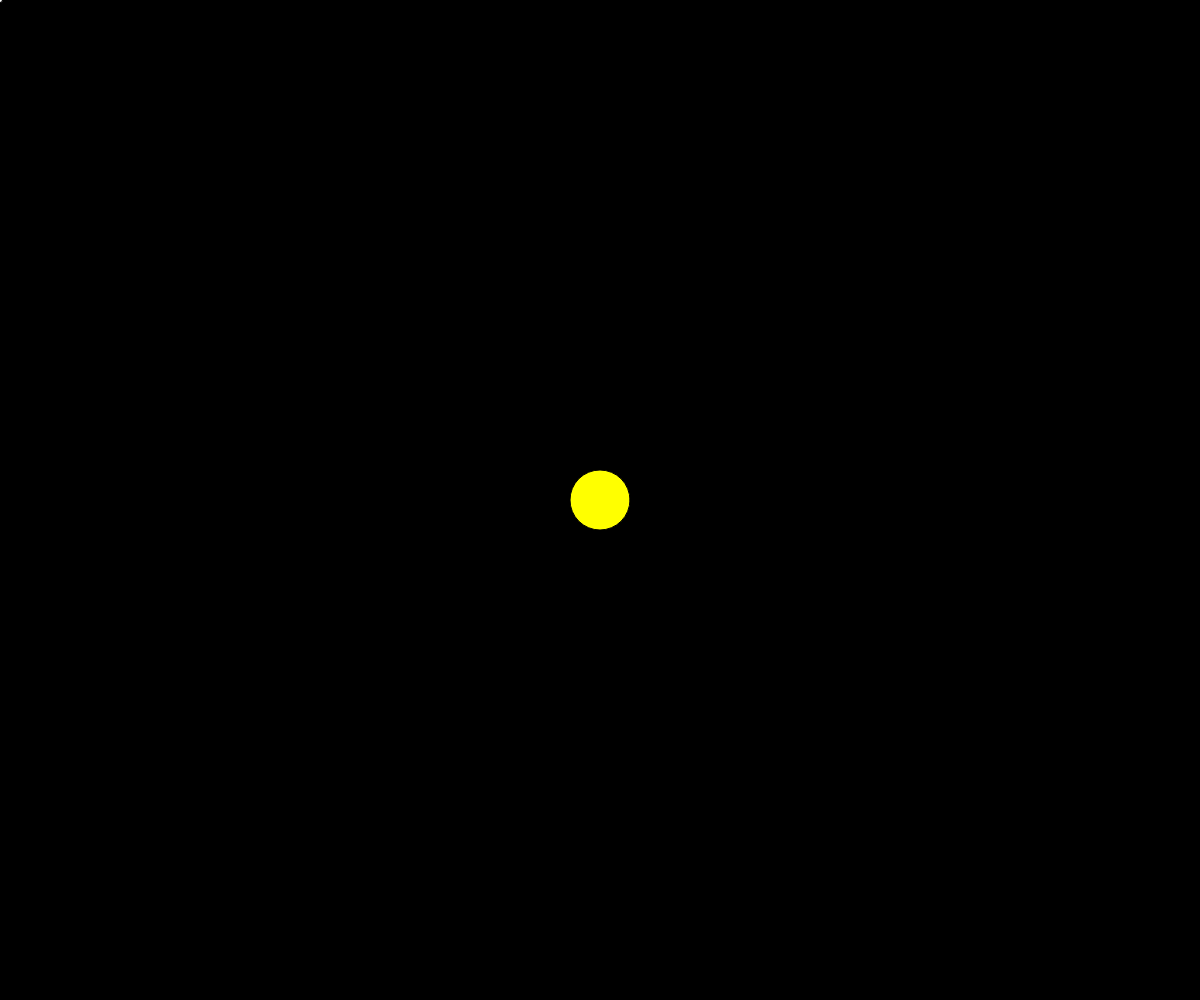
Frame 1 (no input)
Frame 60 (no input): identical to frame 1, image omitted
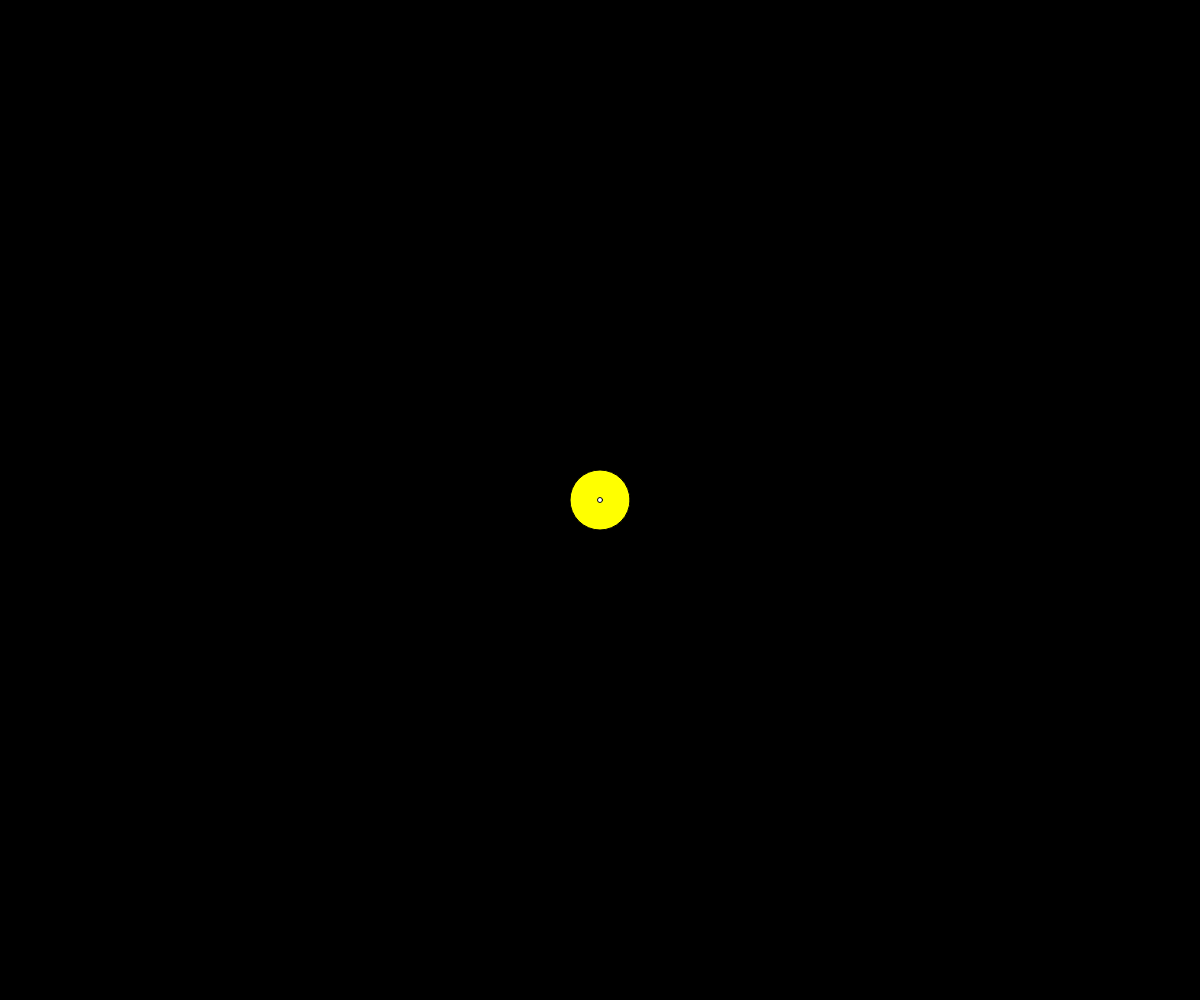
Frame 120 (the mouse pressed at the canvas centre since frame 60)

The p5.js sketch that drew these frames (run headless with seeded random() and noise() and a simulated clock; from frame 60 on, the mouse is pressed at the canvas centre):

// p5.js sketch
// ── sketch.js
/*
Author: Project Somedays
Date: 2023-12-28

WCCChallenge Gravity: Entry 2

I wanted to visualise loads of possible trajectories for a body given a starting position and a velocity
Inspired by The Expanse
And Gravity Sims which are fun
*/

const predictSteps = 100;
const velStep = 0.5;
const velMax = 5;
const traceSize = 5;
let c;
let m;
let velocities = [];


function setup() {
  createCanvas(windowWidth, windowHeight);
  m = createVector(mouseX, mouseY);
  c = createVector(width/2, height/2);
  velocities = [];
  for(let i = 0; i < velMax; i += velStep){
    velocities.push(createVector(i,0));
  }
}

function draw() {
  background(0);
  m.set(mouseX, mouseY);
  
  fill(255, 255, 0);
  circle(c.x, c.y, width/20);

  fill(255);
  circle(m.x, m.y, 5);
}

class Body{
  constructor(x,y){
    this.p = createVector(x,y);
    this.traces = [];
  }

  applyForce(f){
    this.a.add(f);
  }

  update(){
    for(let i = 0; i < velocities.length; i++){
      let trace = [];
      let p = createVector(this.p.x, this.p.y); // copies of the start
      let v = createVector(velocities[i].x, velocities[i].y);
      for(let j = 0; j < predictSteps; j++){
        
      }
    }
    this.traces.push(trace);

  }

  show(){
    for(let trace of this.traces){
      for(let p of trace){
        circle(p.x, p.y, traceSize)
      }
    }

  }
}

// ── predictor.js
class Predictor{
    constructor(x,y){
      this.p = createVector(x,y);
      this.traces = [];
    }
  
    applyForce(f){
      this.a.add(f);
    }
  
    update(){
      for(let i = 0; i < colours.length; i++){
        let trace = [];
        let p = createVector(this.p.x, this.p.y); // copies of the start
        let v = createVector(velocities[i].x, velocities[i].y);
        for(let j = 0; j < predictSteps; j++){
            let a = createVector(0,0);
            let isCrashed = false;
            // exert pulling force of each sun in turn
            for(let sun of suns){
                let attractionF = p5.Vector.sub(sun.p, p); // direction of acceleration
                let p2c = p5.Vector.dist(p, sun.p); // get the distance from the body
                if(p2c < sunSize/2 || p2c > 1.5*max(width, height)){
                    isCrashed = true;
                    break;
                }; // if we've crashed or if we've 
                attractionF.setMag(G/p2c); // set the mag inversely proportional to the distance
                a.add(attractionF); // change the acceleration
            }
            if(isCrashed) break;
            v.add(a); // change the velocity
            p.add(v); // change the position
            
            trace.push(createVector(p.x, p.y)); // add the position to the trace
            }
        this.traces.push(new Trace(colours[i], trace)); // add the trace
      }
       
  
    }
  
    show(){
      for(let trace of this.traces){
        trace.show()
      }
  
    }
  }
  
// ── sun.js
class Sun{
    constructor(x,y,s){
      this.p = createVector(x,y);
      this.s = s;
    }
  
    show(){
      fill(255, 255, 0);
      circle(this.p.x, this.p.y, this.s);
    }
  }
// ── trace.js
class Trace{
    constructor(col, traceArray){
      this.col = col;
      this.traceArray = traceArray;
    }
  
    show(){
      stroke(this.col);
      noFill();
      beginShape();
      for(let t of this.traceArray){
        vertex(t.x, t.y);
      }
      endShape(OPEN);
    }
  }
